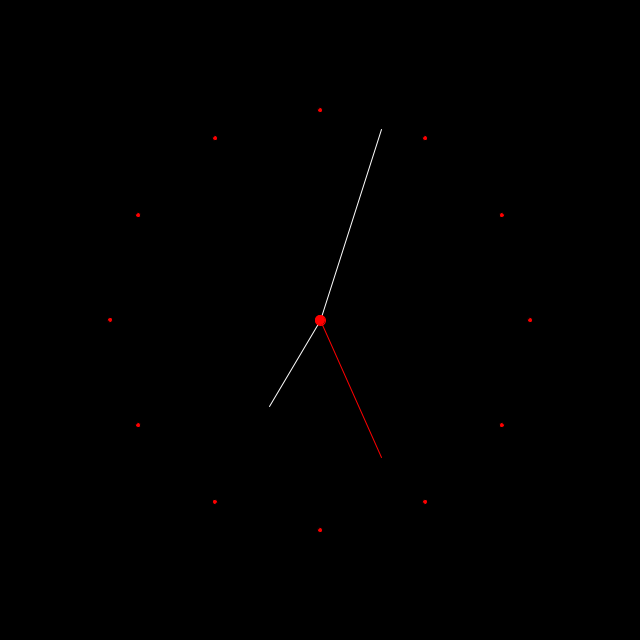
Frame 1 (no input)
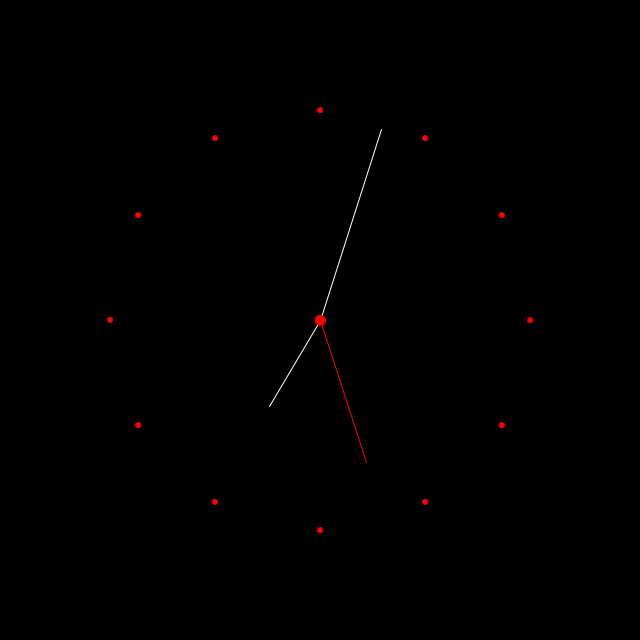
Frame 60 (the mouse pressed at the canvas centre just before this capture)
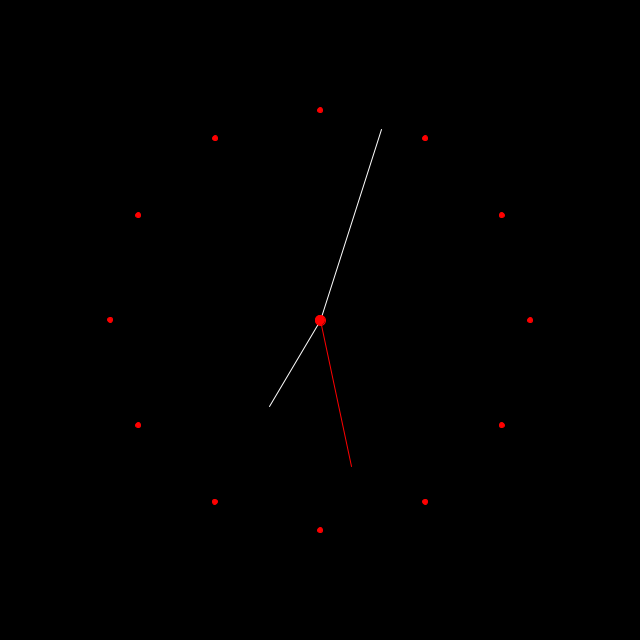
Frame 120 (the mouse held since frame 60 and released just before this capture)

The Processing sketch that drew these frames (run headless with seeded random() and noise(); from frame 60 on, the mouse is pressed at the canvas centre):

// Processing sketch: processing_154757
// ── processing_154757.pde

void setup() {
  size(640, 640);
  smooth(8);
}
void draw() {
  background(0);
  /*
    We want second and minute and hour to equal 360 when they reach there highest value. 
    So 6*60 = 360 and 15*24 = 360.
    We minus 90 because at radians(360) to the lines face to the right. We want them to face up or at angle 270.
    To do this we minus 90 from 360. 360-90 = 270. 
    The hour hand is different because on a clock face we only show 12 hours. If we minus 90 the line faces opposite 
    its desired direction. So we plus 90 to make it face its correct direction.
  */
  
  for(int i = 0; i < 360; i+=6) {
    float x = width/2 + cos(radians(i-90)) * 210;
    float y = height/2 + sin(radians(i-90)) * 210;
    /* Display a dot every 5 minuet mark*/
    if(((i/6)%5) == 0){ 
      /* To display the time */
      //text(i/6, x, y); 
      fill(255, 0, 0);
      ellipse(x, y, 5, 5);
    }
  }
  
  stroke(255);
  /* Hour hand */
  pushMatrix();
  translate(width/2, height/2);
  rotate(radians(15*hour()+90));
  line(0, 0, 100, 0);
  popMatrix();
  
  /* Minute hand */
  pushMatrix();
  translate(width/2, height/2);
  rotate(radians(6*minute()-90));
  line(0, 0, 200, 0);
  popMatrix();
  
  /* Second hand */
  pushMatrix();
  stroke(255, 0, 0);
  translate(width/2, height/2);
  rotate(radians(6*second()-90));
  line(0, 0, 150, 0);
  popMatrix();
  /* Second hand base */
  fill(255, 0, 0);
  ellipse(width/2, height/2, 10, 10);
}
